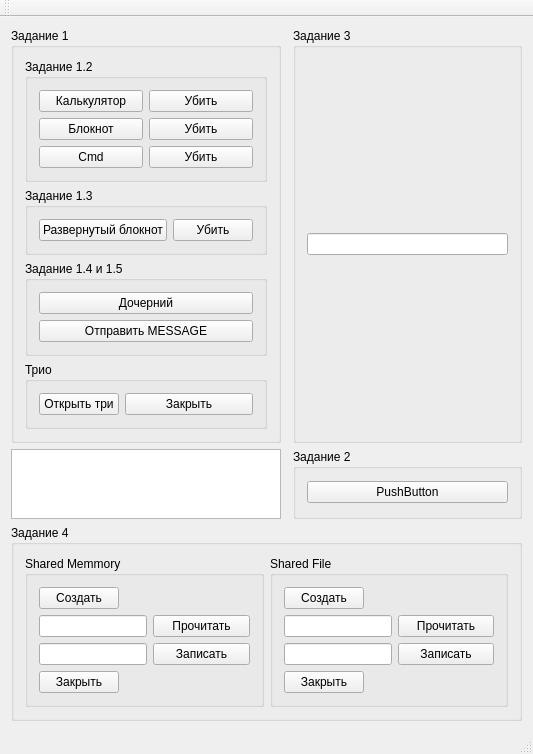
<?xml version="1.0" encoding="UTF-8"?>
<ui version="4.0">
 <class>MainWindow</class>
 <widget class="QMainWindow" name="MainWindow">
  <property name="geometry">
   <rect>
    <x>0</x>
    <y>0</y>
    <width>533</width>
    <height>628</height>
   </rect>
  </property>
  <property name="windowTitle">
   <string>ParentLab1</string>
  </property>
  <widget class="QWidget" name="centralWidget">
   <layout class="QGridLayout" name="gridLayout">
    <item row="0" column="0">
     <widget class="QGroupBox" name="groupBox_4">
      <property name="title">
       <string>Задание 1</string>
      </property>
      <layout class="QGridLayout" name="gridLayout_5">
       <item row="1" column="0">
        <widget class="QGroupBox" name="groupBox_2">
         <property name="title">
          <string>Задание 1.3</string>
         </property>
         <layout class="QGridLayout" name="gridLayout_3">
          <item row="0" column="0">
           <widget class="QPushButton" name="pushButtonSoliter">
            <property name="text">
             <string>Развернутый блокнот</string>
            </property>
           </widget>
          </item>
          <item row="0" column="1">
           <widget class="QPushButton" name="pushButtonKillSolitere">
            <property name="text">
             <string>Убить</string>
            </property>
           </widget>
          </item>
         </layout>
        </widget>
       </item>
       <item row="0" column="0">
        <widget class="QGroupBox" name="groupBox">
         <property name="title">
          <string>Задание 1.2</string>
         </property>
         <layout class="QGridLayout" name="gridLayout_2">
          <item row="1" column="1">
           <widget class="QPushButton" name="pushButtonKillNotepad">
            <property name="text">
             <string>Убить</string>
            </property>
           </widget>
          </item>
          <item row="0" column="0">
           <widget class="QPushButton" name="PushButtonCalc">
            <property name="text">
             <string>Калькулятор</string>
            </property>
           </widget>
          </item>
          <item row="0" column="1">
           <widget class="QPushButton" name="pushButtonKillCalc">
            <property name="text">
             <string>Убить</string>
            </property>
           </widget>
          </item>
          <item row="1" column="0">
           <widget class="QPushButton" name="pushButtonNotepad">
            <property name="text">
             <string>Блокнот</string>
            </property>
           </widget>
          </item>
          <item row="2" column="0">
           <widget class="QPushButton" name="pushButtonCmd">
            <property name="text">
             <string>Cmd</string>
            </property>
           </widget>
          </item>
          <item row="2" column="1">
           <widget class="QPushButton" name="pushButtonKillCmd">
            <property name="text">
             <string>Убить</string>
            </property>
           </widget>
          </item>
         </layout>
        </widget>
       </item>
       <item row="2" column="0">
        <widget class="QGroupBox" name="groupBox_3">
         <property name="title">
          <string>Задание 1.4 и 1.5 </string>
         </property>
         <layout class="QGridLayout" name="gridLayout_4">
          <item row="0" column="0">
           <widget class="QPushButton" name="pushButtonCreateChild">
            <property name="text">
             <string>Дочерний</string>
            </property>
           </widget>
          </item>
          <item row="1" column="0">
           <widget class="QPushButton" name="sendMesageTOChild">
            <property name="text">
             <string>Отправить MESSAGE</string>
            </property>
           </widget>
          </item>
         </layout>
        </widget>
       </item>
       <item row="3" column="0">
        <widget class="QGroupBox" name="groupBox_10">
         <property name="title">
          <string>Трио</string>
         </property>
         <layout class="QFormLayout" name="formLayout_3">
          <item row="0" column="0">
           <widget class="QPushButton" name="pushButton_2">
            <property name="text">
             <string>Открыть три</string>
            </property>
           </widget>
          </item>
          <item row="0" column="1">
           <widget class="QPushButton" name="pushButton_3">
            <property name="text">
             <string>Закрыть</string>
            </property>
           </widget>
          </item>
         </layout>
        </widget>
       </item>
      </layout>
     </widget>
    </item>
    <item row="0" column="2">
     <widget class="QGroupBox" name="groupBox_6">
      <property name="title">
       <string>Задание 3</string>
      </property>
      <layout class="QGridLayout" name="gridLayout_7">
       <item row="0" column="0">
        <widget class="QLineEdit" name="SendTextlineEdit"/>
       </item>
      </layout>
     </widget>
    </item>
    <item row="2" column="0">
     <widget class="QTextBrowser" name="console"/>
    </item>
    <item row="2" column="2">
     <widget class="QGroupBox" name="groupBox_5">
      <property name="title">
       <string>Задание 2</string>
      </property>
      <layout class="QGridLayout" name="gridLayout_6">
       <item row="0" column="0">
        <widget class="QPushButton" name="pushButton">
         <property name="text">
          <string>PushButton</string>
         </property>
        </widget>
       </item>
      </layout>
     </widget>
    </item>
    <item row="3" column="0" colspan="3">
     <widget class="QGroupBox" name="groupBox_7">
      <property name="title">
       <string>Задание 4</string>
      </property>
      <layout class="QHBoxLayout" name="horizontalLayout">
       <item>
        <widget class="QGroupBox" name="groupBox_8">
         <property name="title">
          <string>Shared Memmory</string>
         </property>
         <layout class="QFormLayout" name="formLayout_2">
          <item row="0" column="0">
           <widget class="QPushButton" name="CreateSgaredMemmory">
            <property name="text">
             <string>Создать</string>
            </property>
           </widget>
          </item>
          <item row="1" column="0">
           <widget class="QLineEdit" name="lineEditContentsOfSharedMemmory"/>
          </item>
          <item row="2" column="0">
           <widget class="QLineEdit" name="AddToSharedMemmoryEdit"/>
          </item>
          <item row="2" column="1">
           <widget class="QPushButton" name="WriteSharedMemmory">
            <property name="text">
             <string>Записать</string>
            </property>
           </widget>
          </item>
          <item row="1" column="1">
           <widget class="QPushButton" name="ReadSharedMemmory">
            <property name="text">
             <string>Прочитать</string>
            </property>
           </widget>
          </item>
          <item row="3" column="0">
           <widget class="QPushButton" name="pushButton_7">
            <property name="text">
             <string>Закрыть</string>
            </property>
           </widget>
          </item>
         </layout>
        </widget>
       </item>
       <item>
        <widget class="QGroupBox" name="groupBox_9">
         <property name="title">
          <string>Shared File</string>
         </property>
         <layout class="QFormLayout" name="formLayout">
          <item row="0" column="0">
           <widget class="QPushButton" name="CreateSharedFile">
            <property name="text">
             <string>Создать</string>
            </property>
           </widget>
          </item>
          <item row="1" column="0">
           <widget class="QLineEdit" name="lineEdit_FromSharedFile"/>
          </item>
          <item row="1" column="1">
           <widget class="QPushButton" name="ReadSharedFile">
            <property name="text">
             <string>Прочитать</string>
            </property>
           </widget>
          </item>
          <item row="2" column="0">
           <widget class="QLineEdit" name="lineEdit_ToSharedFile"/>
          </item>
          <item row="2" column="1">
           <widget class="QPushButton" name="WriteSharedFile">
            <property name="text">
             <string>Записать</string>
            </property>
           </widget>
          </item>
          <item row="3" column="0">
           <widget class="QPushButton" name="CloseSharedFile">
            <property name="text">
             <string>Закрыть</string>
            </property>
           </widget>
          </item>
         </layout>
        </widget>
       </item>
      </layout>
     </widget>
    </item>
   </layout>
  </widget>
  <widget class="QMenuBar" name="menuBar">
   <property name="geometry">
    <rect>
     <x>0</x>
     <y>0</y>
     <width>533</width>
     <height>21</height>
    </rect>
   </property>
  </widget>
  <widget class="QToolBar" name="mainToolBar">
   <attribute name="toolBarArea">
    <enum>TopToolBarArea</enum>
   </attribute>
   <attribute name="toolBarBreak">
    <bool>false</bool>
   </attribute>
  </widget>
  <widget class="QStatusBar" name="statusBar"/>
 </widget>
 <layoutdefault spacing="6" margin="11"/>
 <resources/>
 <connections/>
</ui>
